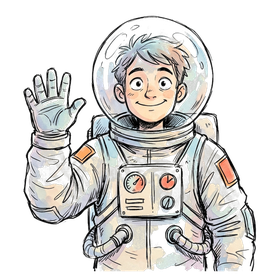
#> input picture img/c1_astronaut.png, 280 x 280 px, given in place of title.png, which was not available
$ python prep_assets.py
#> lines starting #> are read from the running program, lines starting #| are printed output that depends on the picture
import os,re,glob
from PIL import Image
SRC=r"C:\Users\rsagl\OneDrive\Desktop\Red_12_24\articulate\ELH Challenges\done\Tell me your story"
OUT=os.path.dirname(os.path.abspath(__file__))+"\\..\\img"
os.makedirs(OUT,exist_ok=True)
assets=[]  # (name,file)
def save(im,name,maxdim):
    im=im.convert("RGBA")
    bb=im.split()[3].point(lambda v:255 if v>10 else 0).getbbox()
    if bb: im=im.crop(bb)
    im.thumbnail((maxdim,maxdim),Image.LANCZOS)
    fn=name+".png"; im.save(os.path.join(OUT,fn),optimize=True); assets.append((name,fn))
# title: crop to alpha/non-white bbox
t=Image.open(SRC+r"\title.png").convert("RGBA")
#> t is the input picture: PIL image 280x280 RGBA; mean R, G, B, A 75.5, 73.8, 70.9, 99.7
bg=Image.new("RGBA",t.size,(255,255,255,255)); diff=Image.composite(t,bg,t.split()[3])
#> after `bg = Image.new('RGBA', t.size, (255, 255, 255, 255))`: bg: PIL image 280x280 RGBA; every value is 255
#> after `diff = Image.composite(t, bg, t.split()[3])`:
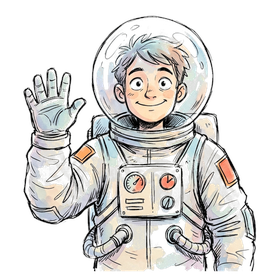
#> diff: PIL image 280x280 RGBA; mean R, G, B, A 217.5, 215.8, 213.5, 246.1; transparent parts drawn white
from PIL import ImageChops
bbox=ImageChops.difference(diff.convert("RGB"),Image.new("RGB",t.size,(255,255,255))).getbbox()
#> bbox = (21, 13, 259, 274)
tc=t.crop(bbox)
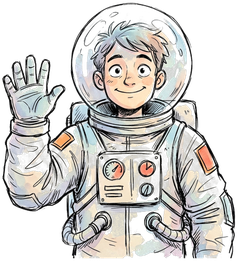
#> tc: PIL image 238x261 RGBA; mean R, G, B, A 95.3, 93.1, 89.5, 125.8; transparent parts drawn white
# make near-white transparent
px=tc.load()
for y in range(tc.height):
    for x in range(tc.width):
        r,g,b,a=px[x,y]
        if r>245 and g>245 and b>245: px[x,y]=(r,g,b,0)
save(tc,"ui_title",900)
#> in save, `bb=im.split()[3].point(lambda v:255 if v>10 else 0).getbbox()`: bb = (2, 2, 236, 259)
#> in save, `if bb: im=im.crop(bb)`:
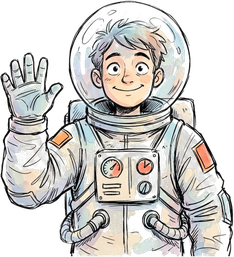
#> im: PIL image 234x257 RGBA; mean R, G, B, A 98.1, 95.9, 92.2, 129.9; transparent parts drawn white
for n,f in [("lvl_rookie","Picture6"),("lvl_expert","Picture7"),("lvl_master","Picture8"),("lvl_guru","Picture9")]:
    save(Image.open(f"{SRC}\\{f}.png"),n,300)
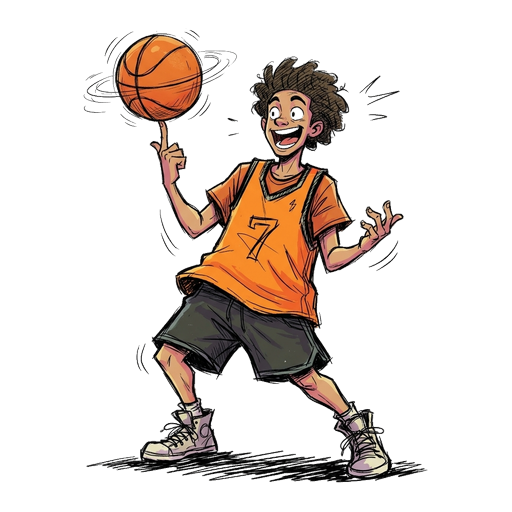
#> input picture img/c1_basketball_player.png, 512 x 512 px, given in place of Picture6.png, which was not available
#> call 2 of save, with name = 'lvl_rookie', maxdim = 300
#> in save, im is the input picture: PIL image 512x512 RGBA; mean R, G, B, A 28.6, 19.6, 14, 56.1
#> in save (call 2), `bb=im.split()[3].point(lambda v:255 if v>10 else 0).getbbox()`: bb = (83, 30, 428, 483)
#> in save (call 2), `if bb: im=im.crop(bb)`:
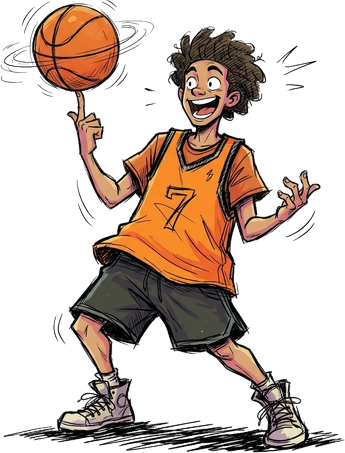
#> im: PIL image 345x453 RGBA; mean R, G, B, A 48, 32.9, 23.5, 94.2; transparent parts drawn white
#> in save (call 2), `im.thumbnail((maxdim,maxdim),Image.LANCZOS)`:
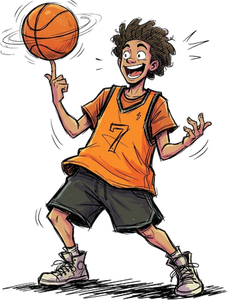
#> im: PIL image 228x300 RGBA; mean R, G, B, A 52, 36.8, 27.4, 94.4; transparent parts drawn white
#> (the run stopped early here; a loop or call above may not have finished)
